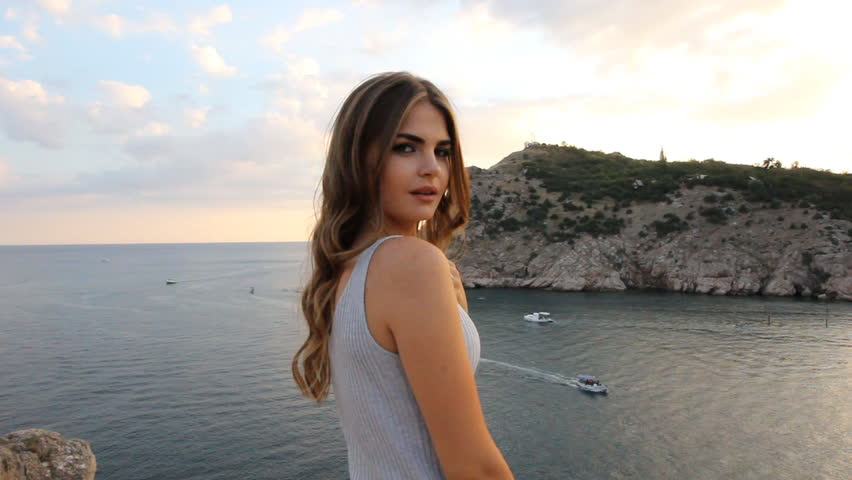
#> input picture ASIP/Practical-1/assets/girl.jpg, 852 x 480 px
$ jupyter execute --allow-errors asip_practical_1.ipynb
#> lines starting #> are read from the running program, lines starting #| are printed output that depends on the picture
## Applied Signal and Image Processing

### Practical 1

(Subhashish Nabajja, CS24010)

**Aim**: Write program to demonstrate the following aspects of signal processing on suitable data
1. Upsampling and downsampling on Image/speech signal
2. Fast Fourier Transform to compute DFT

### Upsampling and downsampling on Image/speech singal

Upsampling and downsampling are fundamental signal processing techniques used to change the resolution or sampling rate of an image or a speech signal.

1. Downsampling:

    - Reduces the sampling rate or resolution of a signal.
    - In images, it involves reducing the number of pixels, resulting in a smaller image size. This is commonly done by averaging or skipping pixels.- In speech signals, it involves decreasing the sampling frequency (e.g., from 16 kHz to 8 kHz), often used to reduce data storage requirements or bandwidth.
    - Risks introducing aliasing if the signal is not properly filtered before downsampling.

2. Upsampling:
    - Increases the sampling rate or resolution of a signal.
    - In images, it involves interpolating new pixels to increase dimensions, resulting in a larger image size.
    - In speech signals, it involves increasing the sampling frequency (e.g., from 8 kHz to 16 kHz), often used for compatibility with high-quality audio systems.
    - Requires interpolation techniques (e.g., linear, cubic) to estimate intermediate values, which may introduce artifacts or reduce fidelity.

Applications include image processing, audio compression, and preparation for various machine learning models.

### Fast Fourier Transform to compute DFT

The **Fast Fourier Transform (FFT)** is an efficient algorithm to compute the **Discrete Fourier Transform (DFT)**, transforming signals from the time domain to the frequency domain.

- **DFT Basics**:
  - Analyzes frequency components of discrete signals.
  - Converts time-domain data into a frequency-domain representation.
  - Naive DFT computation has a complexity of \(O(N^2)\).

- **FFT Advantage**:
  - Reduces complexity to \(O(N \log N)\), making it faster for large signals.
  - Commonly implemented using the **Cooley-Tukey algorithm**.

- **Applications**:
  - **Speech signals**: Analyze pitch, tone, and frequencies for recognition or filtering.
  - **Images**: Filter noise, compress data, and analyze spatial frequencies.
  - **Communication systems**: Design filters, remove noise, and analyze signals.

The FFT is fundamental in signal processing, enabling efficient analysis and manipulation of signals in various domains.

[cell 1]
import cv2
import matplotlib.pyplot as plt

# Read the image in grayscale
image = cv2.imread('./assets/girl.jpg', cv2.IMREAD_GRAYSCALE)
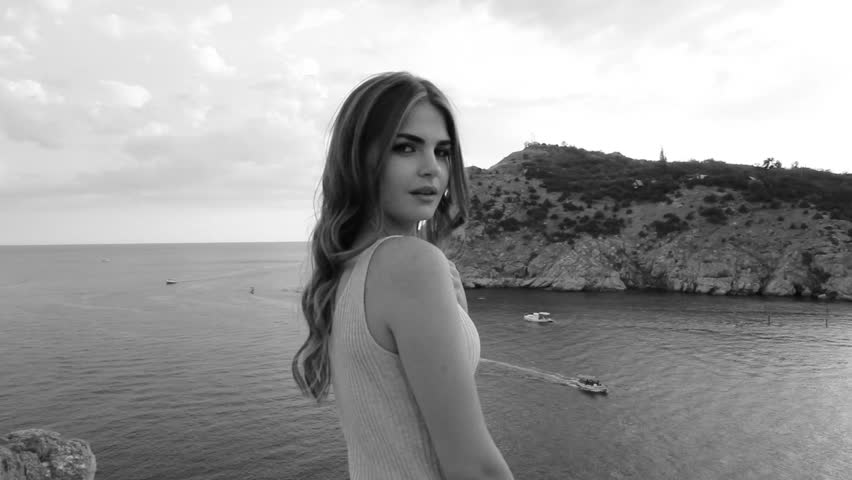
#> image: shape (480, 852); min 4, max 255, mean 155

# Downsample the image by 50% in both dimensions
downsampled_image = cv2.resize(image, None, fx=0.5, fy=0.5)

# Upsample back to the original dimensions
upsampled_image = cv2.resize(
    downsampled_image,
    (image.shape[1], image.shape[0]),
    interpolation=cv2.INTER_LINEAR
)

# Plot the images
plt.figure(figsize=(12, 4))

# Original Image
plt.subplot(1, 3, 1)
plt.title("Original Image")
plt.imshow(image, cmap='gray')
plt.axis('off')

# Downsampled Image
plt.subplot(1, 3, 2)
plt.title("Downsampled Image")
plt.imshow(downsampled_image, cmap='gray')
plt.axis('off')

# Upsampled Image
plt.subplot(1, 3, 3)
plt.title("Upsampled Image")
plt.imshow(upsampled_image, cmap='gray')
plt.axis('off')

# Show the plot
plt.tight_layout()
plt.show()
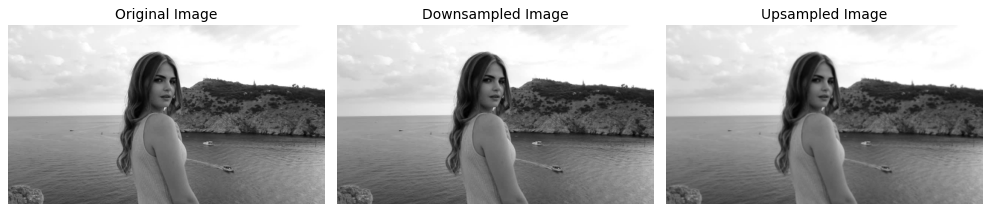
#> figure drawn by matplotlib, 3 panels

[cell 2]
import numpy as np
import matplotlib.pyplot as plt
from scipy.io import wavfile
from scipy.signal import resample

#> (the rest of this cell did not finish here and is left out)

[cell 3]
import numpy as np

fft_image = np.fft.fft2(image)
fft_image_shifted = np.fft.fftshift(fft_image)
magnitude_spectrum = 20 * np.log(np.abs(fft_image_shifted))
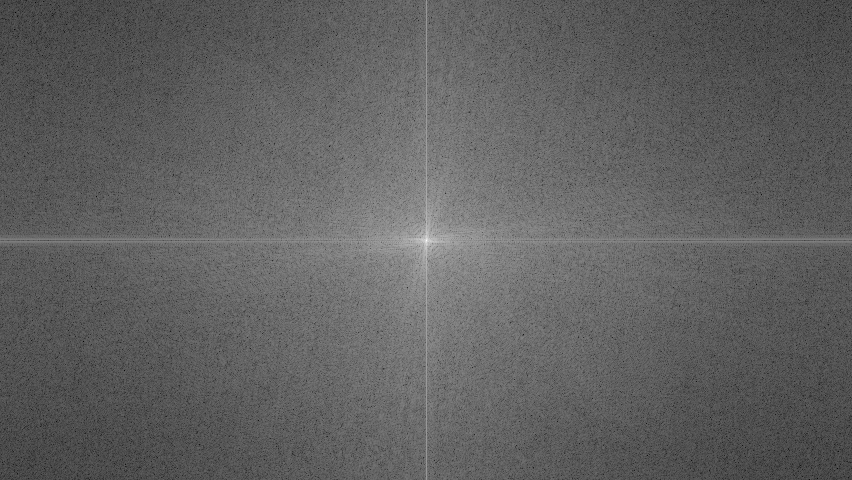
#> magnitude_spectrum: shape (480, 852) float64; min 16.99, max 359.3, mean 147.1; drawn with min black and max white

plt.figure()
plt.title("FFT of Image")
plt.imshow(magnitude_spectrum, cmap='gray')
plt.show()

ifft_image_shifted = np.fft.ifftshift(fft_image)
reconstructed_image = np.fft.ifft2(ifft_image_shifted)
reconstructed_image = np.abs(reconstructed_image)

plt.figure()
plt.title("Reconstructed Image from FFT")
plt.imshow(reconstructed_image, cmap='gray')
plt.show()
